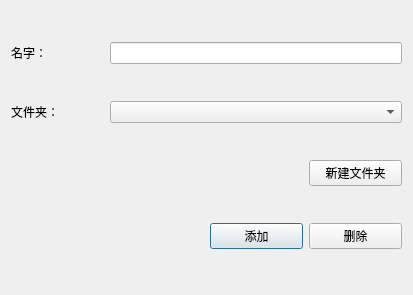
<?xml version="1.0" encoding="UTF-8"?>
<ui version="4.0">
 <class>AddFavoriteDialog</class>
 <widget class="QDialog" name="AddFavoriteDialog">
  <property name="geometry">
   <rect>
    <x>0</x>
    <y>0</y>
    <width>413</width>
    <height>295</height>
   </rect>
  </property>
  <property name="windowTitle">
   <string>添加收藏</string>
  </property>
  <layout class="QGridLayout" name="gridLayout">
   <item row="4" column="0" colspan="2">
    <spacer name="horizontalSpacer">
     <property name="orientation">
      <enum>Qt::Horizontal</enum>
     </property>
     <property name="sizeHint" stdset="0">
      <size>
       <width>188</width>
       <height>20</height>
      </size>
     </property>
    </spacer>
   </item>
   <item row="4" column="2">
    <widget class="QPushButton" name="btnAdd">
     <property name="text">
      <string>添加</string>
     </property>
    </widget>
   </item>
   <item row="0" column="0">
    <widget class="QLabel" name="NameLabel">
     <property name="text">
      <string>名字：</string>
     </property>
    </widget>
   </item>
   <item row="4" column="3">
    <widget class="QPushButton" name="btnDelete">
     <property name="text">
      <string>删除</string>
     </property>
    </widget>
   </item>
   <item row="1" column="1" colspan="3">
    <widget class="QComboBox" name="DirComboBox"/>
   </item>
   <item row="0" column="1" colspan="3">
    <widget class="QLineEdit" name="NameEdit"/>
   </item>
   <item row="1" column="0">
    <widget class="QLabel" name="FileName">
     <property name="text">
      <string>文件夹：</string>
     </property>
    </widget>
   </item>
   <item row="2" column="3">
    <widget class="QPushButton" name="Btn_newDir">
     <property name="text">
      <string>新建文件夹</string>
     </property>
    </widget>
   </item>
  </layout>
 </widget>
 <resources/>
 <connections/>
</ui>
